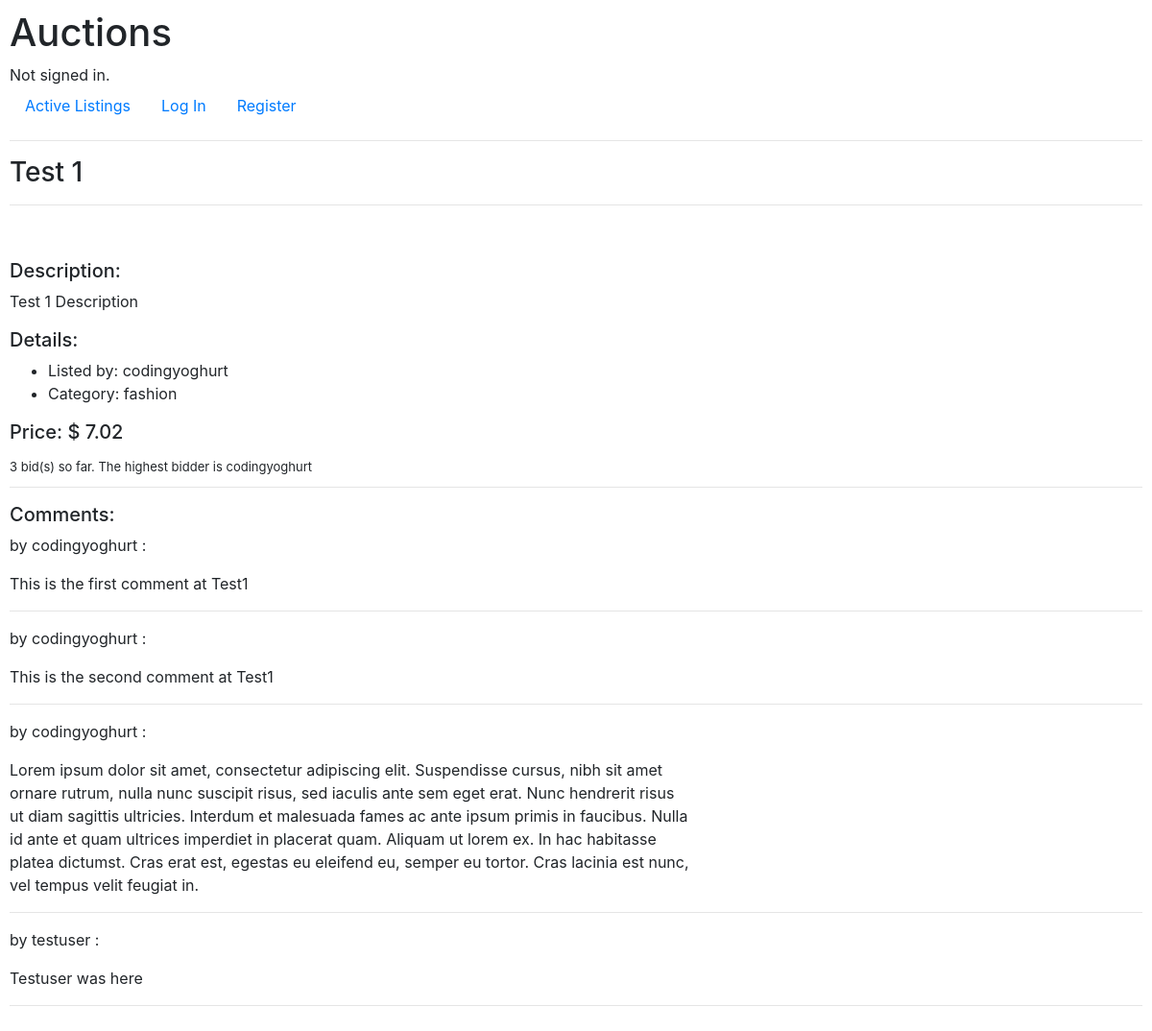
The app's page /4, older data.
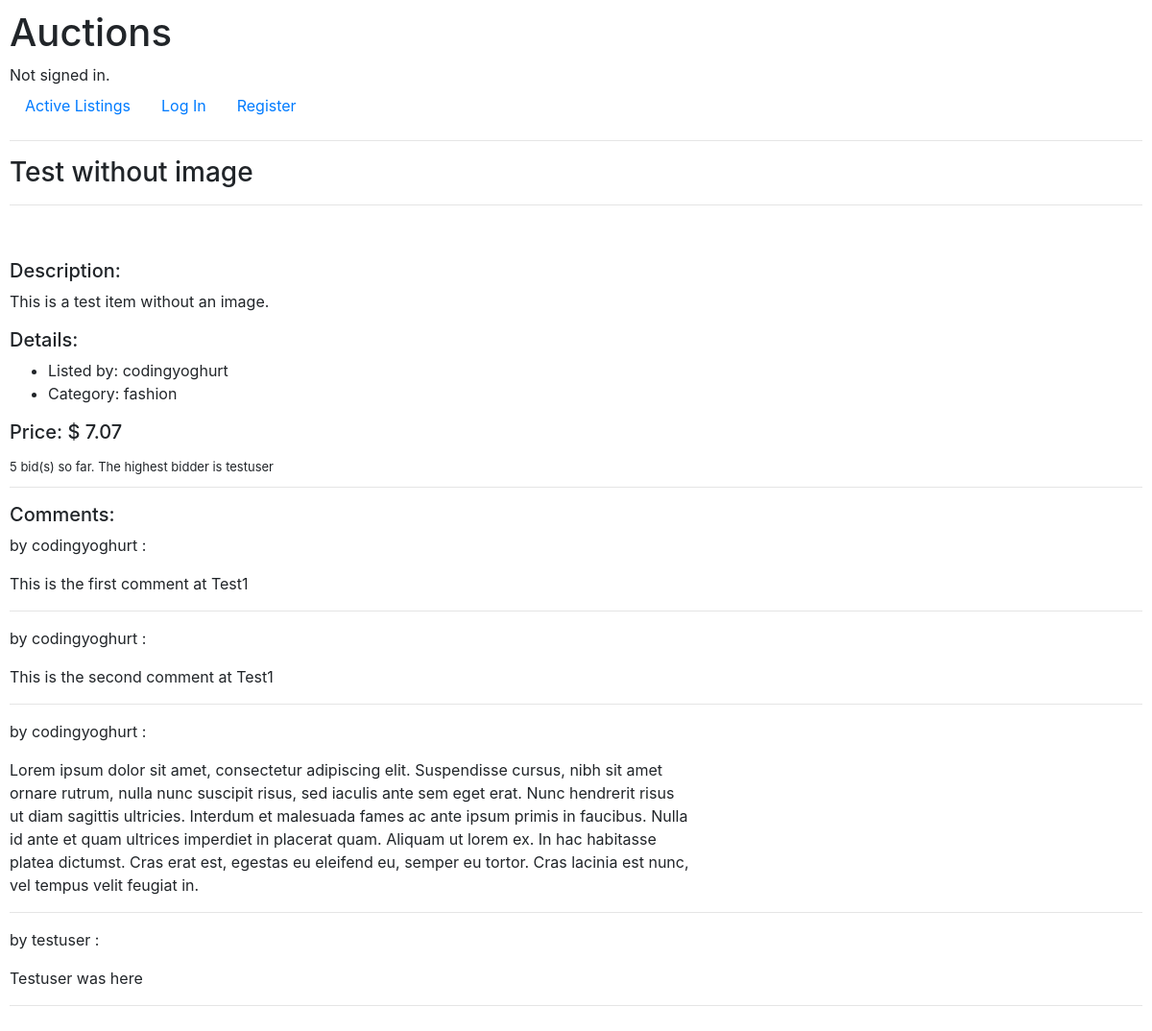
The same page, newer data.
### auctions/models.py (models this page shows, shortened)
class Listing(models.Model):
    CATEGORIES = (
        ('fashion','fashion'),
        ('electronics','electronics'),
        ('sports','sports'),
        ('home','home'),
        ('motors','motors'),
        ('art','art'),
        ('business','business'),
        ('media','media'),
        ('others','others')
    )
    listingPoster = models.ForeignKey(User, on_delete=models.CASCADE, verbose_name="Poster")
    listingName = models.CharField(max_length=128, verbose_name="Auction item")
    listingDesc = models.TextField(blank=True, verbose_name="Item description")
    listingActive = models.BooleanField(default=True, verbose_name="Active listing")
    listingImage = models.URLField(blank=True, verbose_name="Link to image")
    listingCategory = models.CharField(max_length=64, choices=CATEGORIES, default='others', verbose_name="Category")
    listingFirstBid = models.DecimalField(max_digits=8, decimal_places=2, default=0.01, verbose_name="Starting bid")
    listingCreated = models.DateTimeField(auto_now_add=True, null=True)

class User(AbstractUser):
    noOfwatched = models.IntegerField(default=0, verbose_name="number of listings watched")

### auctions/views.py (the view)
# urls.py: path("<str:listing>", views.listing, name="listing"),
def listing(request, listing):
    highestBidder = ''
    noOfBids = 0
    l = Listing.objects.filter(id=listing)
    if len(l) > 0:
        if Bid.objects.filter(listing=l[0]):
            bids = Bid.objects.filter(listing=l[0]).order_by('-amount').first()
            noOfBids = Bid.objects.values('listing').annotate(num_bids=Count('amount')).filter(listing=listing)
            currentprice = float(bids.amount)
            highestBidder = bids.user
            minprice = float(currentprice)+0.01
        else:
            currentprice = float(l[0].listingFirstBid)
            minprice = currentprice
        if request.user.is_authenticated:
            if Watching.objects.filter(listing=l[0], user=request.user):
                iwatch = True
            else:
                iwatch = False
        else:
            iwatch = False
        if request.user == l[0].listingPoster:
            poster = True
        else:
            poster = False
        return render(request, "auctions/listing.html",{
            "listing" : Listing.objects.filter(id=listing),
            "price": currentprice,
            "minprice": minprice,
            "highestBidder": highestBidder,
            "comments": Comment.objects.filter(listingID=listing),
            "noOfBids": noOfBids,
            "iwatch": iwatch,
            "poster": poster
        })
    else:
        return HttpResponseRedirect(reverse("index"))

### auctions/templates/auctions/listing.html (shortened to what this page needs)
{% extends "auctions/layout.html" %}
{% block body %}
    <h3>{{listing.0.listingName}}</h3>
    <hr>
    <p><img class="listingImage" src="{{listing.0.listingImage}}"></p>
    <h5>Description:</h5>
    <p>{{listing.0.listingDesc}}</p>
    <h5>Details:</h5>
    <ul>
        <li>Listed by: {{listing.0.listingPoster}}</li>
        <li>Category: {{listing.0.listingCategory}}</li>
    </ul>
    <h5>Price: $ {{price}}</h5>
    {% if noOfBids.0.num_bids > 0 %}
        <p id="bidinfo">{{noOfBids.0.num_bids}} bid(s) so far. The highest bidder is {{highestBidder}}</p>
    {%endif%}
    <hr>
    <h5>Comments:</h5>
    {% if comments %}
        {% for comment in comments%}
            <p>by {{comment.userID}} :</p>
            <p class="comment">{{comment.comment}}</p>
            <hr>
        {% endfor%}
    {%else%}
    <p>No comments yet.</p>
    <hr>
    {%endif%}
{% endblock %}

Row changes from the older to the newer data that the page shows:
no longer on this page (row edited): User: username "codingyoghurt"
changed Listing "fashion": listingName "Test 1" → "Test without image"; listingDesc "Test 1 Description" → "This is a test item without an image."
now on this page (row edited): User: username "testuser"
Text that changed along with them:
{{ price }}: "7.02" → "7.07"
{{ noOfBids.0.num_bids }}: "3" → "5"
